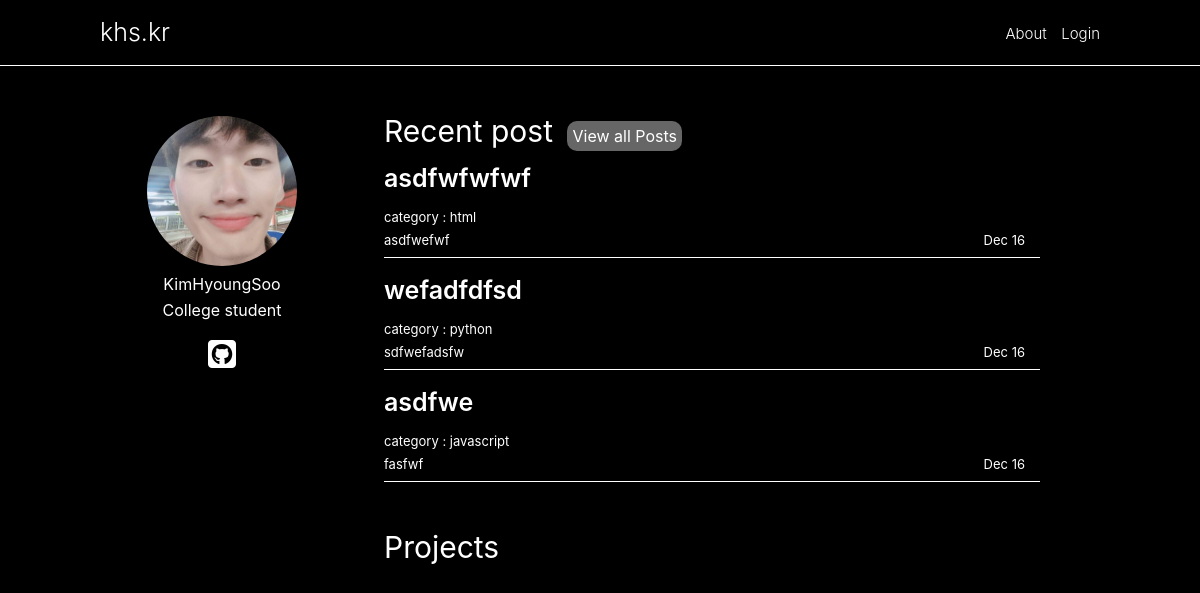
The app's page /, older data.
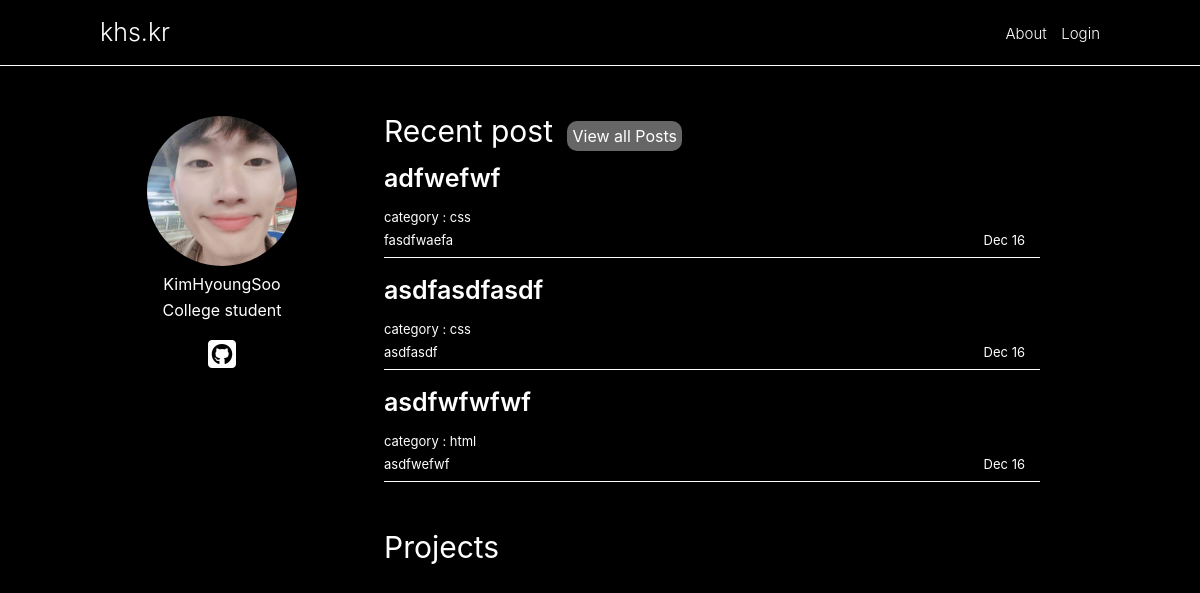
The same page, newer data.
### web/models.py (models this page shows, shortened)
class Post(models.Model):
    title = models.CharField(max_length=100)
    content = summer_fields.SummernoteTextField(default='')
    type = models.CharField(
        max_length=80, choices=LANG_TYPE, null=True, default='css')
    description = models.CharField(max_length=200, default='')
    dt_created = models.DateTimeField(auto_now_add=True)

### startpage/views.py (the view)
# urls.py: path('', views.introduce, name='introduce'),
def introduce(request):
    object = Post.objects.order_by('-dt_created')
    object_sub = object[:3]
    pro = Project.objects.all()
    return render(request, 'startpage/index.html', {'obj': object_sub, 'pro_obj': pro})

### startpage/templates/startpage/index.html (shortened to what this page needs)
{% load static %}
<!DOCTYPE html>
<html lang="en">
  <head>
    <link rel="stylesheet" href={% static 'startpage/css/style2.css' %}>
  </head>
  <body>
    <div class='introduce'>
      <div>
        <a class='introduce-nav__link' href={% url 'introduce' %}>
          <p class='introduce-nav__title'>khs.kr</p>
      </div>
      <div class='introduce-nav__post-list'>
        <a href={% url 'about' %}>About</a>
        {% if user.is_authenticated %}
          <a href={% url 'account_logout' %}>Logout</a>
        {% else %}
          <a href={% url 'account_login' %}>Login</a>
        {% endif %}
      </div>
    </div>
    <div class='container'>
      <div class='container__about-me'>
        <img class='container__img' src={% static 'startpage/images/1.jpg' %} alt="">
        <span>KimHyoungSoo</span>
        <span>
          College student
        </span>
        <a href="https://github.com/HyoungSooo">
          <i class="fab fa-github-square fa-2x"></i>
        </a>
      </div>
      <div class='container__contents'>
        <div class='container__contents__recent'>
          <span class='container__contents__title'>Recent post</span>
          <a class='container__contents__link' href={% url 'index' %}>
            <span>View all Posts</span></a>
          <div class="content">
            {% for obj in obj %}
              <div class='content__box '>
                <a href={% url 'post-detail' obj.id %}>
                  <h2 class='content__title'>{{obj.title}}</h2>
                  <div class='content-title__box'>
                    <div class="description">
                      <span class='content__category'>category :
                        {{obj.type}}
                      </span>
                      <div class='content__description'>
                        <p>{{obj.description}}</p>
                      </div>
                    </div>
                    <div class="content__date">
                      <span>{{obj.dt_created|date:"M"}}
                        {{obj.dt_created|date:"d"}}</span>
                    </div>
                  </div>
                </a>
              </div>
            {% endfor %}
          </div>
          <div class="projects">
            <p>Projects</p>
            </div>
          </div>
        </div>
      </body>
    </html>

Row changes from the older to the newer data that the page shows:
no longer on this page (row unchanged): Post: title "wefadfdfsd", type "python", description "sdfwefadsfw", dt_created "Dec", dt_created "16"
no longer on this page (row unchanged): Post: title "asdfwe", type "javascript", description "fasfwf", dt_created "Dec", dt_created "16"
added Post: title "adfwefwf", type "css", description "fasdfwaefa", dt_created "Dec", dt_created "16"
added Post: title "asdfasdfasdf", type "css", description "asdfasdf", dt_created "Dec", dt_created "16"
